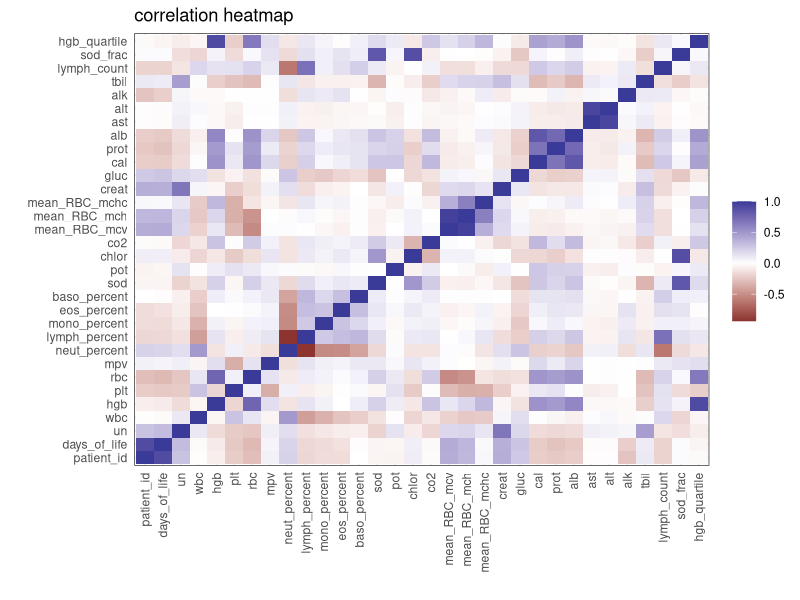
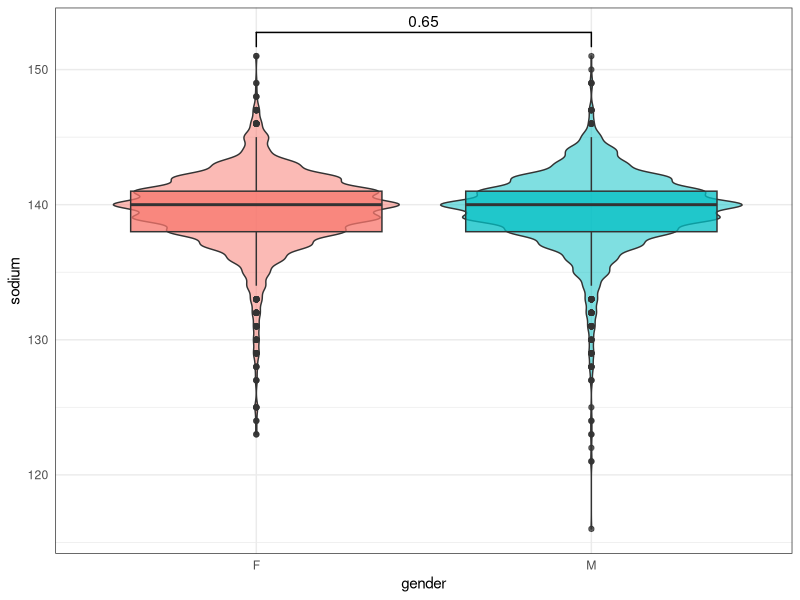
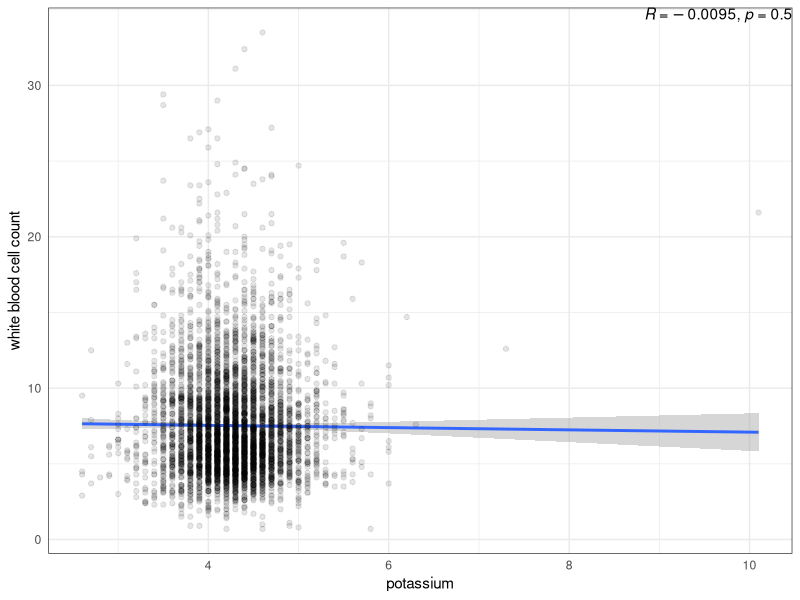
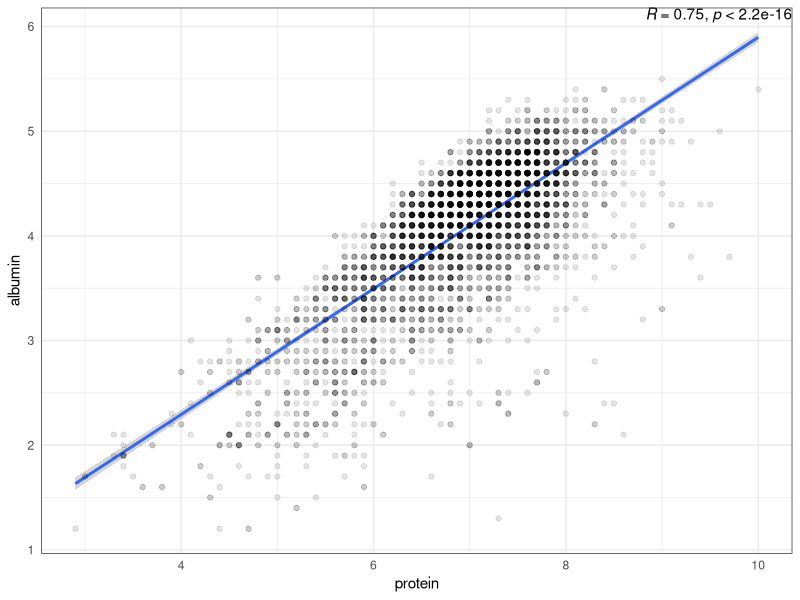
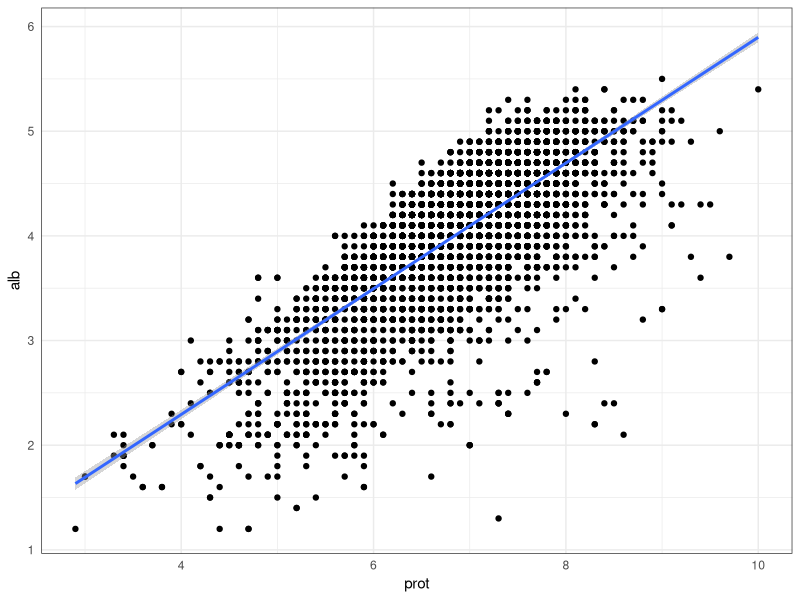
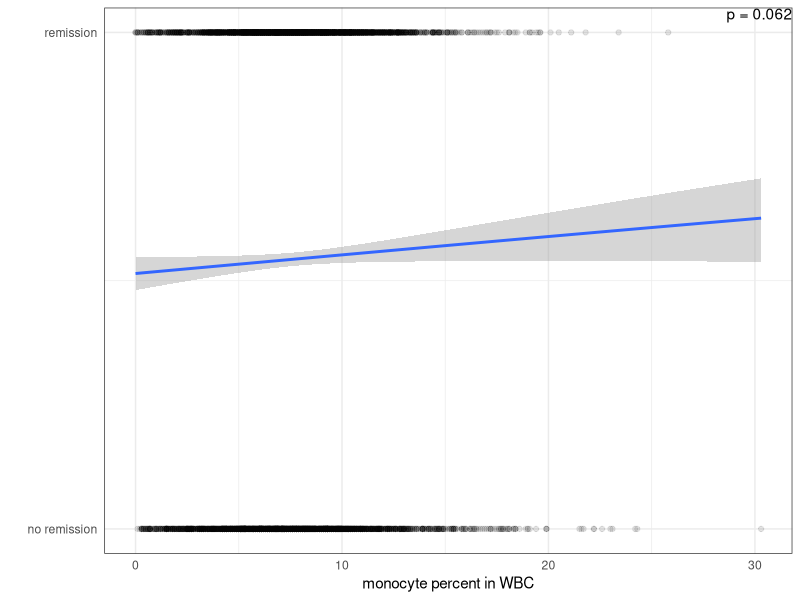
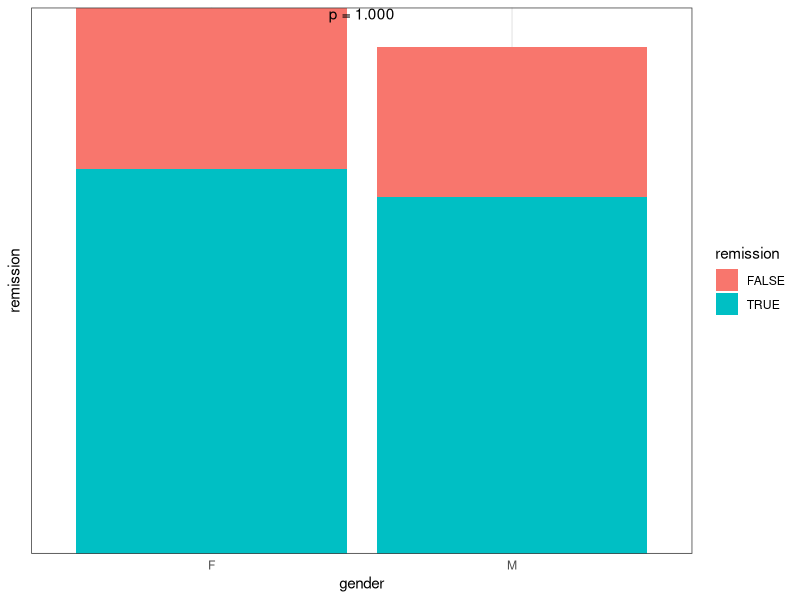
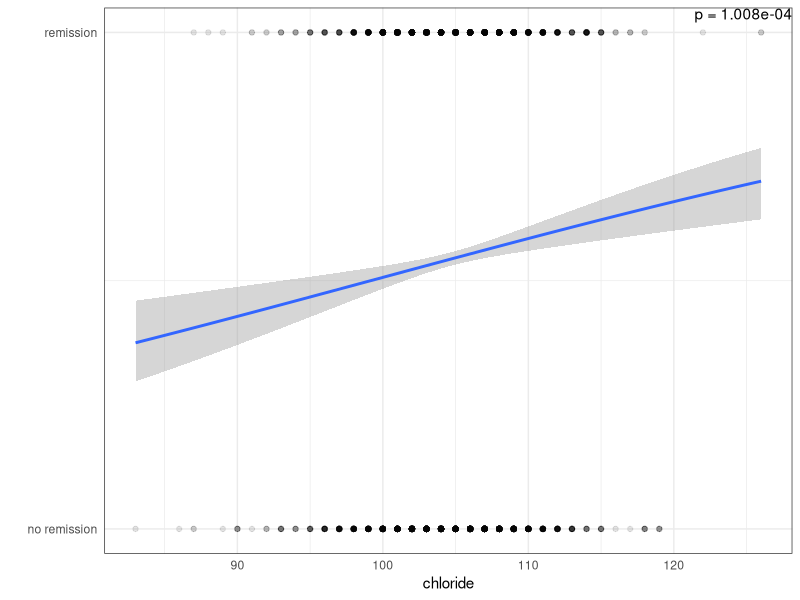

Generate these figures, in order, with R:
## ---- chunk 1
knitr::opts_chunk$set(echo = TRUE)
## ---- chunk 2
library(tidyverse)
library(here)
library(reshape2)
library(ggpubr)
library(patchwork)

df = read_table(here("Data", "joined_adjusted.tsv"))

theme_set(theme_bw() +
            theme(axis.ticks = element_blank()))
## ---- chunk 3
cor(df[, sapply(df, is.numeric)], use = "complete.obs") %>%
  reshape2::melt() %>%
  ggplot(aes(Var1, Var2, fill = value)) +
  geom_tile() +
  scale_fill_gradient2() +
  theme(axis.text.x = element_text(angle = 90, hjust = 1, vjust = .5)) +
  labs(x = "", y = "", fill = "", title = "correlation heatmap")
## ---- chunk 4
df %>%
  ggplot(aes(gender, sod, fill = gender)) +
  geom_violin(alpha = .5) +
  geom_boxplot(alpha = .75) +
  geom_signif(comparisons = list(c("M", "F")), test = "wilcox.test") +
  labs(y = "sodium") +
  theme(legend.position = "none")
## ---- chunk 5
p_val = signif(wilcox.test(df[df$gender == "F",]$sod, df[df$gender == "M",]$sod)$p.value, 2)
## ---- chunk 6
df %>%
  ggplot(aes(pot, wbc)) +
  geom_smooth(method = "lm") +
  geom_point(alpha = .1) +
  stat_cor(label.x = Inf, label.y = Inf, hjust = 1, vjust = 1) +
  labs(x = "potassium", y = "white blood cell count")
## ---- chunk 7
ct = cor.test(df$pot, df$wbc)
pearson_r = signif(ct$estimate, 2)
p_val = signif(ct$p.value, 2)
## ---- chunk 8
df %>%
  ggplot(aes(prot, alb)) +
  geom_smooth(method = "lm") +
  geom_point(alpha = .1) +
  stat_cor(label.x = Inf, label.y = Inf, hjust = 1, vjust = 1) +
  labs(x = "protein", y = "albumin")
## ---- chunk 9
#extra plot of linear relationship
  ggplot(df) +
  aes(
    x = prot,
    y = alb
  ) +
  geom_point() +
  geom_smooth(method = "lm")
## ---- chunk 10
ct = cor.test(df$prot, df$alb)
pearson_r = signif(ct$estimate, 2)
p_val = sub(".*< (\\d+\\.\\d+e-\\d+)$", "\\1", 
            grep("p-value", capture.output(ct), value = T))
## ---- chunk 11
# p-value from logistic regression model
model = glm(remission ~ mono_percent, data = df, family = binomial)
p_val = summary(model)$coefficients[2,4]

df %>%
  ggplot(aes(mono_percent, as.integer(remission))) + 
  geom_smooth(method="glm", method.args=list(family="binomial")) +
  geom_point(alpha = .1) +
  annotate("text", x = Inf, y = Inf, 
           label = sprintf("p = %.3f", p_val), vjust = 1, hjust = 1) +
  labs(x = "monocyte percent in WBC", y = "") +
  scale_y_continuous(breaks = c(0, 1), labels = c("no remission", "remission"))
## ---- chunk 12
# Chi-squared test p-value
contingency_table = table(df$gender, df$remission)
chi_test = chisq.test(contingency_table)
p_val = chi_test$p.value

df %>%
  ggplot(aes(gender, remission, fill = remission)) +
  geom_col() +
  annotate("text", x = 1.5, y = Inf, 
           label = sprintf("p = %.3f", p_val), vjust = 1, hjust = .5) +
  theme(axis.text.y = element_blank())
## ---- chunk 13
# p-value from logistic regression model
model = glm(remission ~ chlor, data = df, family = binomial)
p_val = summary(model)$coefficients[2,4]

# plot
df %>%
  ggplot(aes(chlor, as.integer(remission))) + 
  geom_smooth(method="glm", method.args=list(family="binomial")) +
  geom_point(alpha = .1) +
  annotate("text", x = Inf, y = Inf, 
           label = sprintf("p = %.3e", p_val), vjust = 1, hjust = 1) +
  scale_y_continuous(breaks = c(0, 1), labels = c("no remission", "remission")) +
  labs(x = "chloride", y = "")

#extra plot remission vs. chloride
remission_chloride <- df %>%
  group_by(remission, chlor)%>%
  na.omit()

ggplot(data =remission_chloride) +
  aes(x= remission, y = chlor
  ) +
  geom_boxplot()

## ---- chunk 14
df %>%
  ggplot(aes(tbil, cal)) +
  geom_smooth(method = "lm") +
  geom_point(alpha = .1) +
  stat_cor(label.x = Inf, label.y = Inf, hjust = 1, vjust = 1) +
  labs(x = "total bilirubin", y = "calcium")
## ---- chunk 15
ct = cor.test(df$tbil, df$cal)
pearson_r = signif(ct$estimate, 2)
p_val = sub(".*< (\\d+\\.\\d+e-\\d+)$", "\\1", 
            grep("p-value", capture.output(ct), value = T))
## ---- chunk 16
df %>%
  ggplot(aes(gender, alt, fill = gender)) +
  geom_violin() +
  geom_signif(comparisons = list(c("M", "F")), test = "wilcox.test") +
  labs(y = "alanine transaminase") +
  theme(legend.position = "none")
## ---- chunk 17
p_val = signif(wilcox.test(df[df$gender == "F",]$alt, df[df$gender == "M",]$alt)$p.value, 2)
## ---- chunk 18
alt_m = df[df$gender == "M", ]$alt
alt_f = df[df$gender == "F", ]$alt
ggqqplot(alt_m, title = "male")
ggqqplot(alt_f, title = "female")
